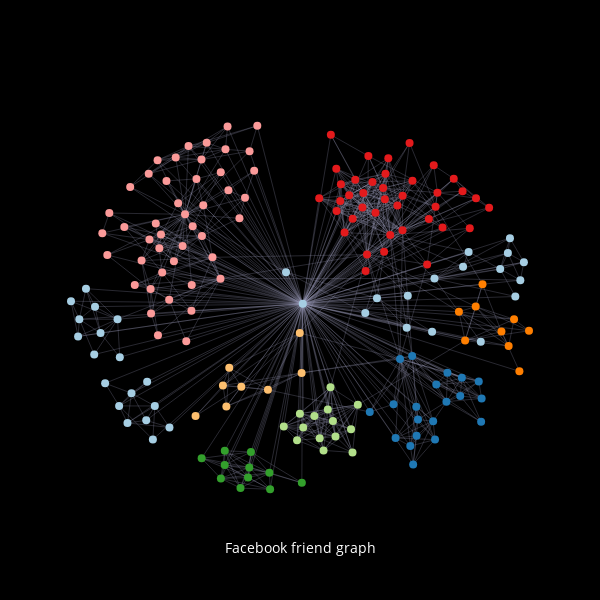

This figure's notebook cell:
### Markdown cell above
## Configure the plot and call Plotly

### Code cell
width=600
height=600
axis=dict(showline=False, # hide axis line, grid, ticklabels and  title
          zeroline=False,
          showgrid=False,
          showticklabels=False,
          title='' 
          )
layout=Layout(title= '',
          
    font= Font(),
    showlegend=False,
    autosize=False,
    width=width,
    height=height,
    xaxis=dict(
        title='Facebook friend graph',
        titlefont=dict(
        size=14,
        color='#fff'),
        showgrid=False,
        
        showline=False,
        showticklabels=False,
        zeroline=False
    ),
    yaxis=YAxis(axis),
    margin=Margin(
        l=40,
        r=40,
        b=85,
        t=100,
        pad=0,
       
    ),
    hovermode='closest',
    paper_bgcolor='rgba(0,0,0,1)',
    plot_bgcolor='rgba(0,0,0,1)'
    )


data=Data([trace1, trace2])

fig = Figure(data=data, layout=layout)
py.iplot(fig, image='png')

### Figure 1 — Plotly figure (JSON) as saved in the notebook; plotly's stock layout.template omitted (floating-point values rounded to 4 significant figures; data arrays with more than 128 entries replaced by an {"elided": "..."} marker saying what was removed)
{"data": [{"hoverinfo": "none", "line": {"color": "#a3a3c2", "width": 0.25}, "mode": "lines", "type": "scatter", "uid": "8644a6e6-9e95-4e8c-bee0-6768404a7cef", "x": {"elided": "2730 float values"}, "y": {"elided": "2730 float values"}}, {"hoverinfo": "text", "marker": {"color": {"elided": "181 str values"}, "colorscale": "Greens", "line": {"width": 0}, "reversescale": true, "showscale": false, "size": 8}, "mode": "markers", "text": {"elided": "181 str values"}, "type": "scatter", "uid": "eb6d4b61-8e64-4f62-bd61-ca2b375f0302", "x": {"elided": "181 float values"}, "y": {"elided": "181 float values"}}], "layout": {"autosize": false, "height": 600, "hovermode": "closest", "margin": {"b": 85, "l": 40, "pad": 0, "r": 40, "t": 100}, "paper_bgcolor": "rgba(0,0,0,1)", "plot_bgcolor": "rgba(0,0,0,1)", "showlegend": false, "title": {"text": ""}, "width": 600, "xaxis": {"showgrid": false, "showline": false, "showticklabels": false, "title": {"font": {"color": "#fff", "size": 14}, "text": "Facebook friend graph"}, "zeroline": false}, "yaxis": {"showgrid": false, "showline": false, "showticklabels": false, "title": {"text": ""}, "zeroline": false}}}
